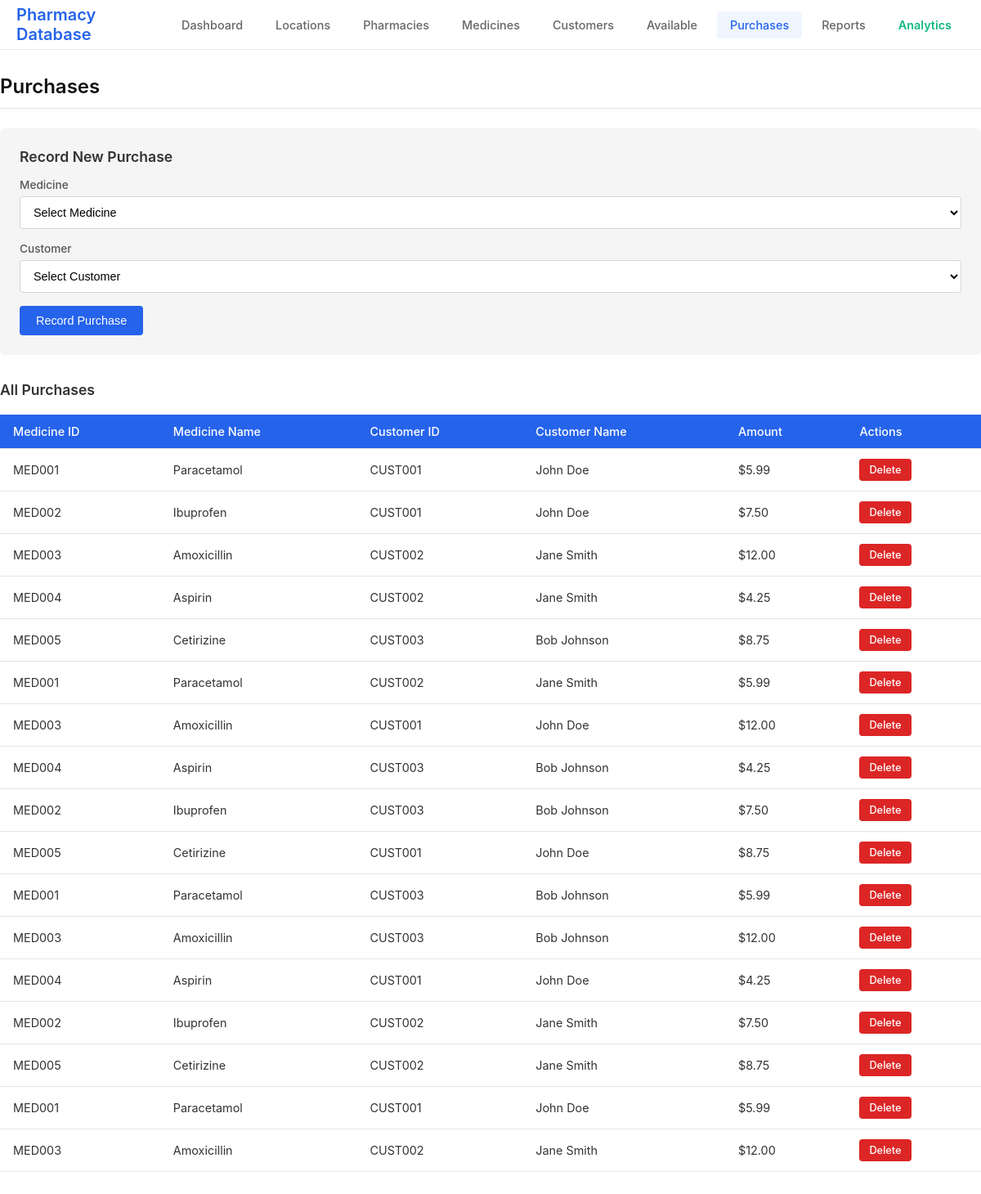
The app's page /purchases with its own data.
### tables this page shows
CREATE TABLE purchase (
            purchase_id INTEGER PRIMARY KEY AUTOINCREMENT,
            med_id TEXT NOT NULL,
            cust_id TEXT NOT NULL,
            purchase_date TEXT,
            quantity INTEGER DEFAULT 1,
            total_cost REAL,
            FOREIGN KEY (med_id) REFERENCES medicine(med_id),
            FOREIGN KEY (cust_id) REFERENCES customer(cust_id)
        );

CREATE TABLE medicine (
            med_id TEXT PRIMARY KEY,
            med_name TEXT NOT NULL,
            cost REAL NOT NULL,
            dosage_mg INTEGER NOT NULL
        );

CREATE TABLE customer (
            cust_id TEXT PRIMARY KEY,
            name TEXT NOT NULL,
            age INTEGER,
            address TEXT,
            phone TEXT,
            pharmacy_id TEXT,
            FOREIGN KEY (pharmacy_id) REFERENCES pharmacy(pharmacy_id)
        );

### app.py (the view)
@app.route('/purchases')
def purchases():
    conn = get_connection()
    cursor = conn.cursor()
    cursor.execute('''
        SELECT p.*, m.med_name, m.cost, c.name as customer_name
        FROM purchase p
        JOIN medicine m ON p.med_id = m.med_id
        JOIN customer c ON p.cust_id = c.cust_id
    ''')
    purchases = cursor.fetchall()
    cursor.execute("SELECT * FROM medicine")
    medicines = cursor.fetchall()
    cursor.execute("SELECT * FROM customer")
    customers = cursor.fetchall()
    conn.close()
    return render_template('purchases.html', purchases=purchases, medicines=medicines, customers=customers)

### app.py (called while the page is built)
def get_connection():
    conn = sqlite3.connect(DB_PATH)
    conn.row_factory = sqlite3.Row
    return conn

### templates/purchases.html (shortened to what this page needs)
{% extends "base.html" %}
{% block content %}
<h2>Purchases</h2>
<div class="form-section">
    <h3>Record New Purchase</h3>
    <form method="POST" action="{{ url_for('add_purchase') }}">
        <div class="form-group">
            <label>Medicine</label>
            <select name="med_id" required>
                <option value="">Select Medicine</option>
            </select>
        </div>
        <div class="form-group">
            <label>Customer</label>
            <select name="cust_id" required>
                <option value="">Select Customer</option>
            </select>
        </div>
        <button type="submit">Record Purchase</button>
    </form>
</div>
<h3>All Purchases</h3>
<table>
    <thead>
        <tr>
            <th>Medicine ID</th>
            <th>Medicine Name</th>
            <th>Customer ID</th>
            <th>Customer Name</th>
            <th>Amount</th>
            <th>Actions</th>
        </tr>
    </thead>
    <tbody>
        {% for purchase in purchases %}
        <tr>
            <td>{{ purchase.med_id }}</td>
            <td>{{ purchase.med_name }}</td>
            <td>{{ purchase.cust_id }}</td>
            <td>{{ purchase.customer_name }}</td>
            <td>${{ "%.2f"|format(purchase.cost) }}</td>
            <td>
                <a href="{{ url_for('delete_purchase', med_id=purchase.med_id, cust_id=purchase.cust_id) }}"
                   class="btn btn-danger btn-sm"
                   onclick="return confirm('Are you sure?')">Delete</a>
            </td>
        </tr>
        {% endfor %}
    </tbody>
</table>
{% endblock %}

### templates/base.html (style rules this page uses)
* { margin: 0; padding: 0; box-sizing: border-box; }
body { font-family: -apple-system, BlinkMacSystemFont, 'Segoe UI', Roboto, 'Helvetica Neue', Arial, sans-serif; background-color: #ffffff; color: #333; min-height: 100vh; }
h2 { font-size: 1.5rem; font-weight: 600; color: #111; margin-bottom: 24px; padding-bottom: 12px; border-bottom: 1px solid #e5e5e5; }
h3 { font-size: 1.1rem; font-weight: 600; color: #333; margin-bottom: 16px; }
table { width: 100%; border-collapse: collapse; margin: 20px 0; font-size: 0.9rem; }
th, td { padding: 12px 16px; text-align: left; border-bottom: 1px solid #e5e5e5; }
th { background-color: #2563eb; color: white; font-weight: 500; }
.form-section { background-color: #f5f5f5; padding: 24px; border-radius: 6px; margin-bottom: 32px; }
.form-group { margin-bottom: 16px; }
label { display: block; margin-bottom: 6px; color: #555; font-size: 0.85rem; font-weight: 500; }
input, select { width: 100%; padding: 10px 12px; border: 1px solid #d1d5db; border-radius: 4px; font-size: 0.9rem; background-color: white; transition: border-color 0.2s; }
button, .btn { background-color: #2563eb; color: white; padding: 10px 20px; border: none; border-radius: 4px; cursor: pointer; text-decoration: none; display: inline-block; font-size: 0.9rem; font-weight: 500; transition: background-color 0.2s; }
.btn-danger { background-color: #dc2626; }
.btn-sm { padding: 6px 12px; font-size: 0.8rem; }

### records on screen
purchase: med_id "MED001", med_name "Paracetamol", cust_id "CUST001", customer_name "John Doe"
medicine: cost "5.99"
purchase: med_id "MED002", med_name "Ibuprofen", cust_id "CUST001", customer_name "John Doe"
medicine: cost "7.50"
purchase: med_id "MED003", med_name "Amoxicillin", cust_id "CUST002", customer_name "Jane Smith"
medicine: cost "12.00"
purchase: med_id "MED004", med_name "Aspirin", cust_id "CUST002", customer_name "Jane Smith"
medicine: cost "4.25"
purchase: med_id "MED005", med_name "Cetirizine", cust_id "CUST003", customer_name "Bob Johnson"
medicine: cost "8.75"
purchase: med_id "MED001", med_name "Paracetamol", cust_id "CUST002", customer_name "Jane Smith"
purchase: med_id "MED003", med_name "Amoxicillin", cust_id "CUST001", customer_name "John Doe"
purchase: med_id "MED004", med_name "Aspirin", cust_id "CUST003", customer_name "Bob Johnson"
purchase: med_id "MED002", med_name "Ibuprofen", cust_id "CUST003", customer_name "Bob Johnson"
purchase: med_id "MED005", med_name "Cetirizine", cust_id "CUST001", customer_name "John Doe"
purchase: med_id "MED001", med_name "Paracetamol", cust_id "CUST003", customer_name "Bob Johnson"
purchase: med_id "MED003", med_name "Amoxicillin", cust_id "CUST003", customer_name "Bob Johnson"
purchase: med_id "MED004", med_name "Aspirin", cust_id "CUST001", customer_name "John Doe"
purchase: med_id "MED002", med_name "Ibuprofen", cust_id "CUST002", customer_name "Jane Smith"
purchase: med_id "MED005", med_name "Cetirizine", cust_id "CUST002", customer_name "Jane Smith"
purchase: med_id "MED001", med_name "Paracetamol", cust_id "CUST001", customer_name "John Doe"
purchase: med_id "MED003", med_name "Amoxicillin", cust_id "CUST002", customer_name "Jane Smith"
